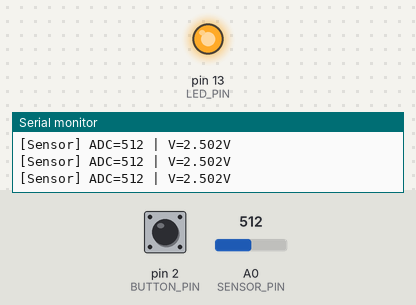
This sketch was run on a simulated Arduino Uno, built with avr-gcc and run on an emulated ATmega328P. On the bench: output pins drawn as LEDs (lit = HIGH), the last lines printed to the serial monitor. Inputs (shaded band) come from the test bench; at power-on: pin 2 (BUTTON_PIN) HIGH, A0 (SENSOR_PIN) = 512.

Above: at 1.4 s.
1.5 s: pin 2 (BUTTON_PIN) pulled LOW for 0.15 s
3.5 s: pin 2 (BUTTON_PIN) pulled LOW for 1 s
At 6.3 s:
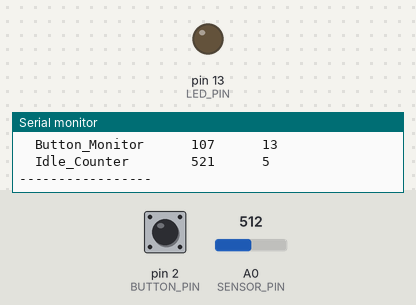
6.5 s: pin 2 (BUTTON_PIN) pulled LOW for 3.2 s
At 7.9 s:
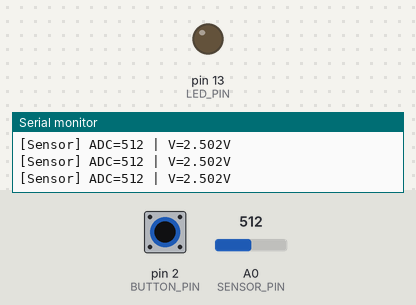
Timing chart, 0 to 9.5 s (numbered marks = the images above; inputs shaded):
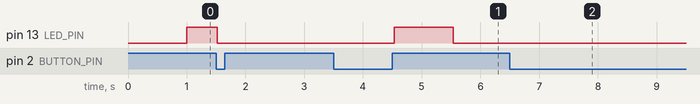

Measured:
- after the input at 3.5 s, pin 13 (LED_PIN): LOW → HIGH after 1.0 s, → LOW 1.0 s later
- after the input at 6.5 s, pin 13 (LED_PIN): stops changing and stays LOW

The sketch:

Day_62_Task_Scheduler.ino
```cpp
/*
 * 100 Projects with Arduino - Day 62
 * Project: Cooperative Task Scheduler (Round-Robin State Machine Kernel)
 *
 * DESCRIPTION:
 * This project builds a minimal cooperative multitasking kernel from scratch,
 * completely without any OS library. It demonstrates how real embedded RTOS
 * frameworks (FreeRTOS, mbed) work at their core.
 *
 * COOPERATIVE vs PRE-EMPTIVE MULTITASKING:
 *  - COOPERATIVE: Each task runs to completion and VOLUNTARILY yields control.
 *    The kernel scheduler only runs when a task finishes or explicitly yields.
 *    Advantage: No race conditions, no need for mutexes, zero overhead.
 *    Risk: A badly-behaved (blocking) task can starve all others.
 *
 *  - PRE-EMPTIVE: The OS can interrupt a task mid-execution using a timer ISR
 *    and force a context switch. Advantage: Fair CPU sharing. Risk: Complex
 *    context save/restore, requires RTOS.
 *
 * KERNEL DESIGN — Task Control Block (TCB):
 *  Each task is described by a struct:
 *    - name[]       : Human-readable task name
 *    - taskFn       : Pointer to the task function (void fn())
 *    - periodMs     : Desired execution period in milliseconds
 *    - lastRunMs    : Timestamp of last execution (for period timing)
 *    - enabled      : Whether the task is active
 *    - runCount     : Number of times the task has been dispatched
 *    - totalTimeUs  : Cumulative execution time (for CPU profiling)
 *
 * SCHEDULER ALGORITHM — Round-Robin with Period Timers:
 *  On every loop() iteration, iterate through all tasks.
 *  For each task: if (now - lastRunMs >= periodMs), call taskFn().
 *  This is called "tick-based cooperative scheduling" or "super-loop scheduling".
 *
 * TASKS INCLUDED:
 *  Task 0: LED Blink       (1 Hz   — toggles pin 13)
 *  Task 1: Sensor Read     (10 Hz  — reads A0 ADC and prints to serial)
 *  Task 2: Serial Heartbeat(0.5 Hz — prints system uptime and CPU load)
 *  Task 3: Button Monitor  (20 Hz  — debounces pin 2, toggles LED blink task)
 *  Task 4: Idle Counter    (100 Hz — counts idle loop cycles for jitter analysis)
 *
 * WIRING:
 *  LED (or built-in LED 13) -> D13
 *  Button -> D2 (other pin to GND)
 *  Any sensor (pot, LDR etc.) -> A0
 */

// ============================================================
//  TASK CONTROL BLOCK DEFINITION
// ============================================================
typedef void (*TaskFn)();  // Function pointer type for task functions

struct Task {
  const char *name;         // Descriptive name for logging
  TaskFn taskFn;            // Pointer to the task function
  uint16_t periodMs;        // Execution period (ms)
  unsigned long lastRunMs;  // millis() at last execution
  bool enabled;             // Active or suspended
  uint32_t runCount;        // Lifetime execution count
  uint32_t totalTimeUs;     // Cumulative CPU time in microseconds
};

// ============================================================
//  PIN DEFINITIONS
// ============================================================
const int LED_PIN = 13;
const int BUTTON_PIN = 2;
const int SENSOR_PIN = A0;

// ============================================================
//  TASK FUNCTION FORWARD DECLARATIONS
// ============================================================
void task_ledBlink();
void task_sensorRead();
void task_heartbeat();
void task_buttonMonitor();
void task_idleCounter();

// ============================================================
//  TASK TABLE — Edit this to add/remove tasks
// ============================================================
Task tasks[] = {
    //  name                  fn                  period  lastRun  enabled  runCount  totalUs
    {"LED_Blink", task_ledBlink, 1000, 0, true, 0, 0},
    {"Sensor_Read", task_sensorRead, 100, 0, true, 0, 0},
    {"Heartbeat", task_heartbeat, 2000, 0, true, 0, 0},
    {"Button_Monitor", task_buttonMonitor, 50, 0, true, 0, 0},
    {"Idle_Counter", task_idleCounter, 10, 0, true, 0, 0},
};
const int NUM_TASKS = sizeof(tasks) / sizeof(tasks[0]);

// ============================================================
//  GLOBAL STATE
// ============================================================
volatile uint32_t idleCycles = 0;  // Incremented by idle task
bool ledBlinkState = false;        // Current LED state

void setup() {
  Serial.begin(9600);
  pinMode(LED_PIN, OUTPUT);
  pinMode(BUTTON_PIN, INPUT_PULLUP);

  Serial.println(F("\n======================================"));
  Serial.println(F("  Cooperative Task Scheduler Kernel"));
  Serial.println(F("======================================"));
  Serial.print(F("Tasks registered: "));
  Serial.println(NUM_TASKS);
  for (int i = 0; i < NUM_TASKS; i++) {
    Serial.print(F("  ["));
    Serial.print(i);
    Serial.print(F("] "));
    Serial.print(tasks[i].name);
    Serial.print(F(" @ "));
    Serial.print(tasks[i].periodMs);
    Serial.println(F(" ms"));
  }
  Serial.println(F("======================================\n"));
}

// ============================================================
//  MAIN LOOP — The Scheduler Dispatcher
// ============================================================
void loop() {
  unsigned long now = millis();

  for (int i = 0; i < NUM_TASKS; i++) {
    if (!tasks[i].enabled) continue;
    if (now - tasks[i].lastRunMs >= tasks[i].periodMs) {
      // Dispatch the task and measure its execution time
      unsigned long t0 = micros();
      tasks[i].taskFn();
      unsigned long elapsed = micros() - t0;

      // Update TCB metadata
      tasks[i].lastRunMs = now;
      tasks[i].runCount++;
      tasks[i].totalTimeUs += elapsed;
    }
  }
}

// ============================================================
//  TASK IMPLEMENTATIONS
// ============================================================

// Task 0 — LED Blink: Toggle the LED
void task_ledBlink() {
  ledBlinkState = !ledBlinkState;
  digitalWrite(LED_PIN, ledBlinkState ? HIGH : LOW);
}

// Task 1 — Sensor Read: Read ADC and print
void task_sensorRead() {
  int value = analogRead(SENSOR_PIN);
  float voltage = value * (5.0f / 1023.0f);
  Serial.print(F("[Sensor] ADC="));
  Serial.print(value);
  Serial.print(F(" | V="));
  Serial.print(voltage, 3);
  Serial.println(F("V"));
}

// Task 2 — Heartbeat: Print system stats
void task_heartbeat() {
  unsigned long upSec = millis() / 1000;

  Serial.println(F("--- HEARTBEAT ---"));
  Serial.print(F("  Uptime: "));
  Serial.print(upSec);
  Serial.println(F(" s"));
  Serial.print(F("  Idle cycles (last 2s): "));
  Serial.println(idleCycles);
  idleCycles = 0;  // Reset idle counter between reports

  // Print per-task stats
  Serial.println(F("  Task                 Runs    AvgUs"));
  for (int i = 0; i < NUM_TASKS; i++) {
    uint32_t avgUs = (tasks[i].runCount > 0) ? (tasks[i].totalTimeUs / tasks[i].runCount) : 0;
    Serial.print(F("  "));
    Serial.print(tasks[i].name);
    // Pad spacing
    for (int p = strlen(tasks[i].name); p < 20; p++) Serial.print(' ');
    Serial.print(tasks[i].runCount);
    Serial.print(F("      "));
    Serial.println(avgUs);
  }
  Serial.println(F("-----------------"));
}

// Task 3 — Button Monitor: Debounced toggle of LED task
void task_buttonMonitor() {
  static bool lastState = HIGH;
  bool curState = digitalRead(BUTTON_PIN);
  if (curState == LOW && lastState == HIGH) {
    // Toggle LED Blink task
    tasks[0].enabled = !tasks[0].enabled;
    Serial.print(F("[Button] LED Blink task: "));
    Serial.println(tasks[0].enabled ? F("ENABLED") : F("DISABLED"));
    if (!tasks[0].enabled) digitalWrite(LED_PIN, LOW);
  }
  lastState = curState;
}

// Task 4 — Idle Counter: Count how many times idle task runs (measures CPU slack)
void task_idleCounter() {
  idleCycles++;
}
```
